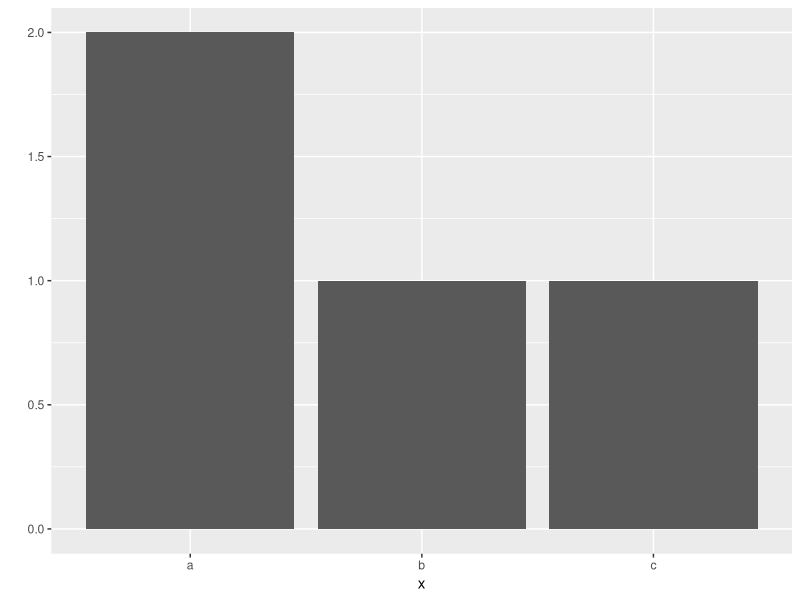

The R source for this figure:
# 기본문법 - Packages

# ggplot2 패키지 설치

install.packages("ggplot2")

# ggplot 2 패키지 로드
library(ggplot2)

# 여러 문자로 구성된 변수 생성
x <- c("a", "a", "b", "c")
x

# 빈도 막대 그래프 출력
qplot(x)

# 해당 함수에 대한 도움말을 보고 싶다면 함수명 앞에 ? 를 붙여주면 됩니다
?qplot
